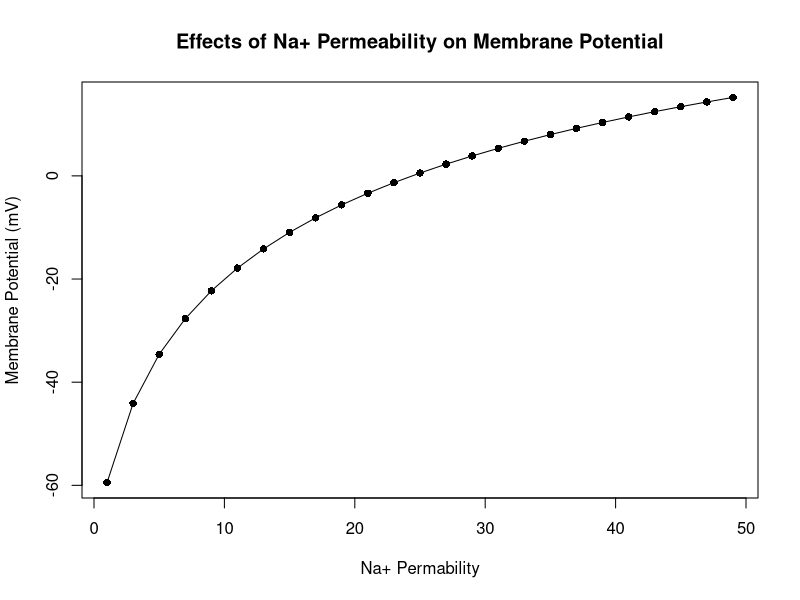
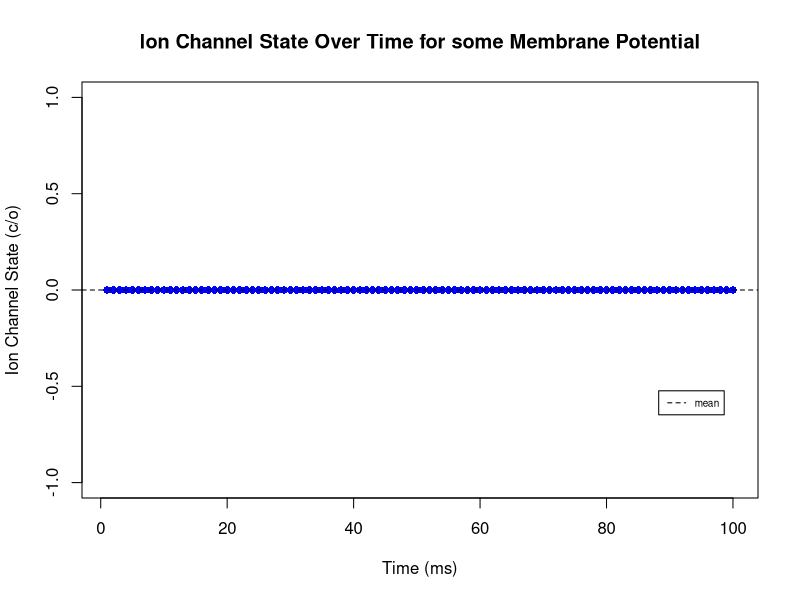
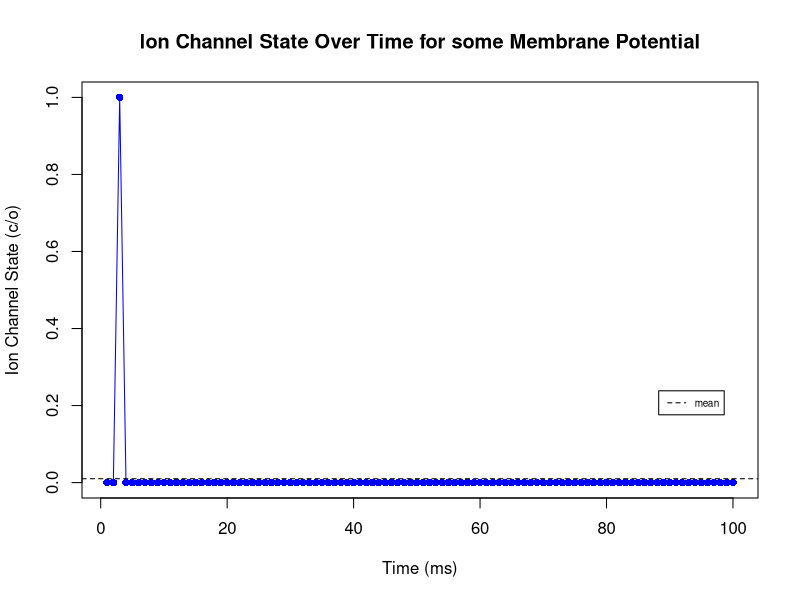
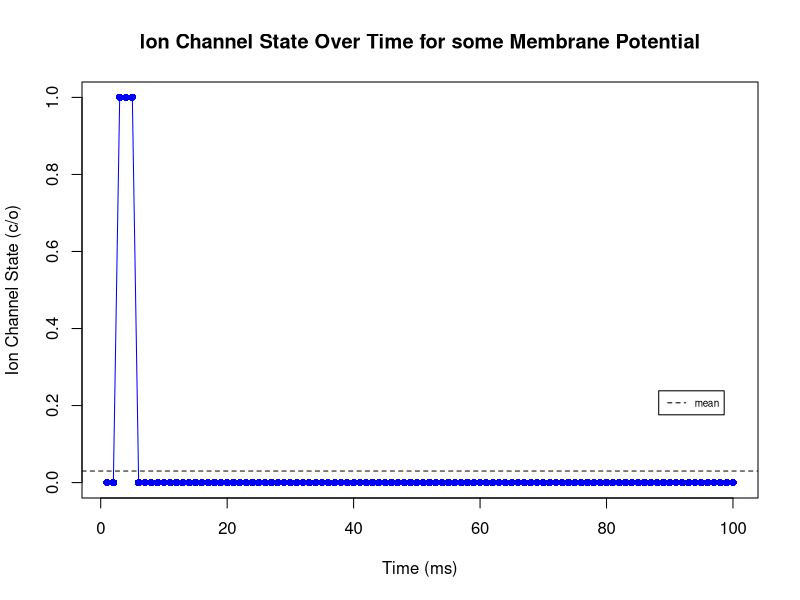
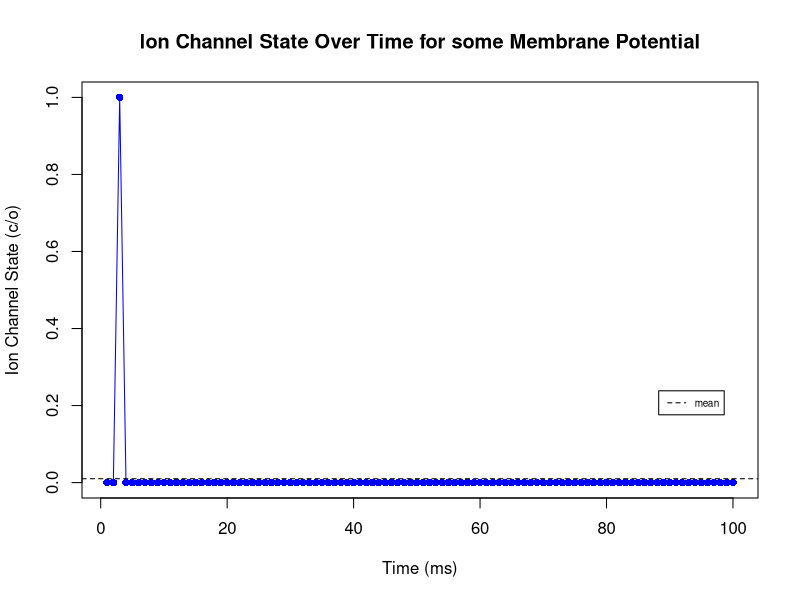
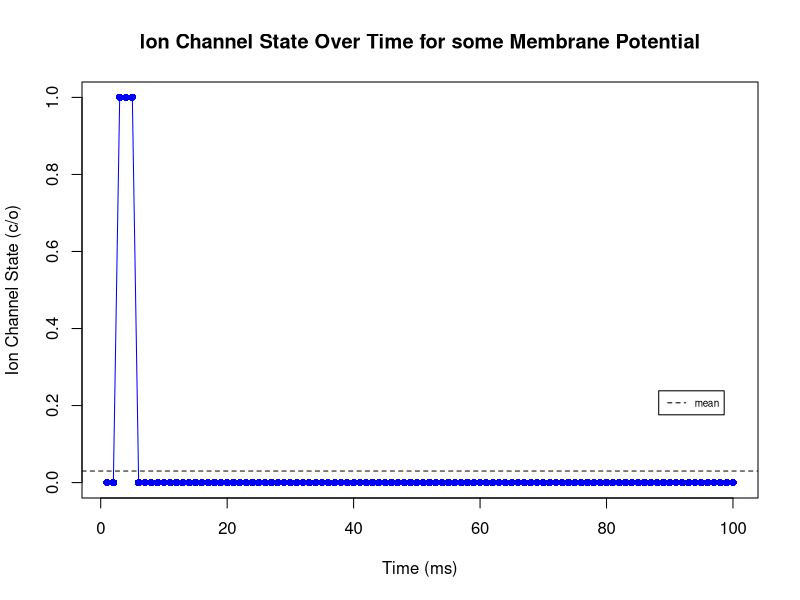
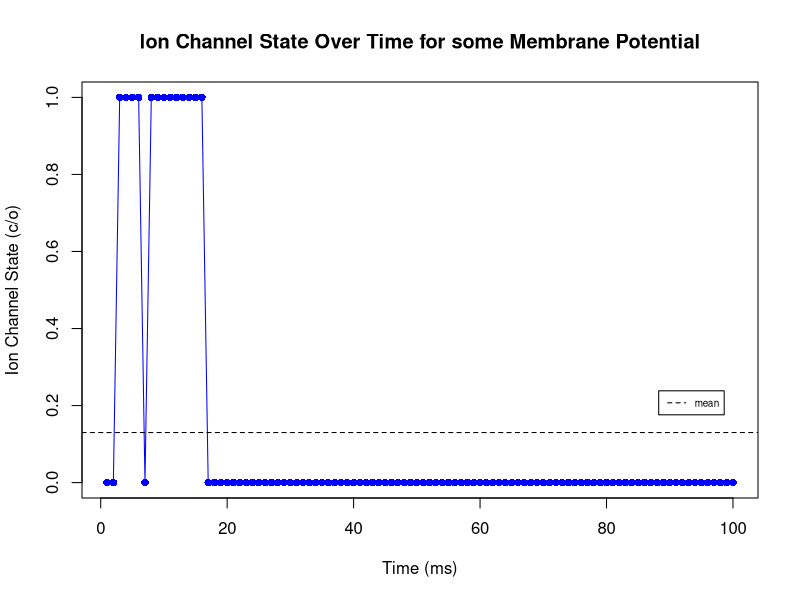
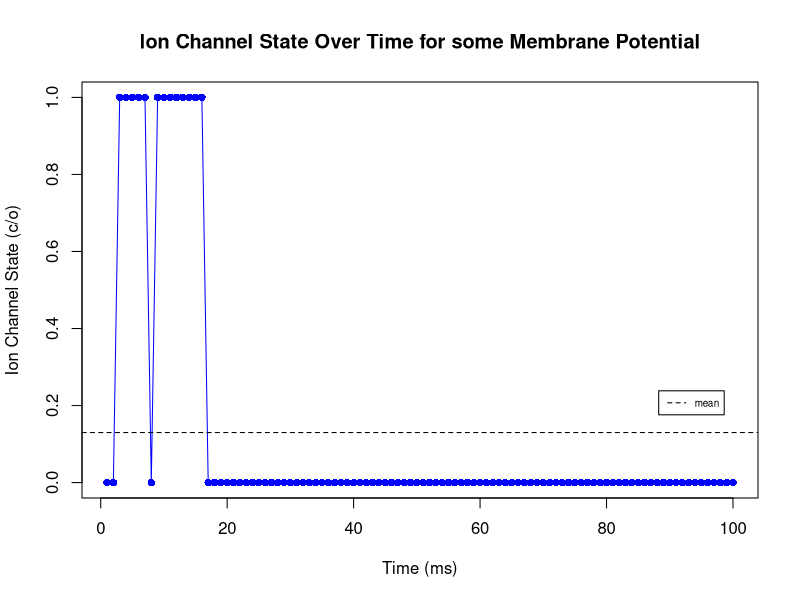

Write the R code that produced these figures, in order.
## ---- chunk 1
rm(list=ls())
### NOT PERTINENT TO LAB (code for defining multiple variables on the same line)
# Generic form
'%=%' = function(l, r, ...) UseMethod('%=%')

# Binary Operator
'%=%.lbunch' = function(l, r, ...) {
  Envir = as.environment(-1)

  if (length(r) > length(l))
    warning("RHS has more args than LHS. Only first", length(l), "used.")

  if (length(l) > length(r))  {
    warning("LHS has more args than RHS. RHS will be repeated.")
    r <- extendToMatch(r, l)
  }

  for (II in 1:length(l)) {
    do.call('<-', list(l[[II]], r[[II]]), envir=Envir)
  }
}
# Grouping the left hand side
g = function(...) {
  List = as.list(substitute(list(...)))[-1L]
  class(List) = 'lbunch'
  return(List)
}
## ---- chunk 2
endtime <- 100
timeseq <- seq(1,100,1)
R <- 8.314
T <- 310
F <- 96500
# permeabilities
g(pk,pcl) %=% list(20, 5) # change pna
# external concentrations
g(Na0,K0,Clo) %=% list(460,10,540)
# internal concentrations
g(Nai,Ki,Cli) %=% list(50,400,100)
### VISUALIZE
pna <- seq(1,50,2)
pna_func <- function(){
  GHK <- (((R*T)/F)*log((pk*K0+pna*Na0+pcl*Cli)/(pk*Ki+pna*Nai+pcl*Clo)))*1000
  return(GHK)
}
funcindex <- pna_func()
pnaseq <- seq(1,50,2)
# pna_func(pnaseq)
plot(pnaseq,funcindex,xlab="Na+ Permability",ylab="Membrane Potential (mV)",main="Effects of Na+ Permeability on Membrane Potential",type="o",pch=16)
ionstate <- rep(0,endtime)
### ITERATE
for(r in 1:length(funcindex)){
  if(funcindex[r] > -20){       
    p1 <- 0.1
    p2 <- 0.8
  }
  else if(funcindex[r] < -20){
    p1 <- 0.1
    p2 <- 0.8
  }
  for(i in 1:endtime){
    x <- runif(1)
    if(ionstate[i] == 1){
      if(x>p1){
        ionstate[i+1] <- 1
      }
      else{
        ionstate[i+1] <- 0
      }
    }
    else if(ionstate[i] == 0){
      if(x>p2){
        ionstate[r+1] <- 1
      }
      else{
        ionstate[r+1] <- 0
      }
    }
  }
  plot(ionstate,xlab="Time (ms)",ylab="Ion Channel State (c/o)",main=paste("Ion Channel State Over Time for some Membrane Potential"),pch=16,type="o",col="blue")
  abline(h=mean(ionstate),lty="dashed")
  legend("bottomright",inset=c(0.05,0.2),legend="mean",lty="dashed",bty="s",cex=0.6)
}


